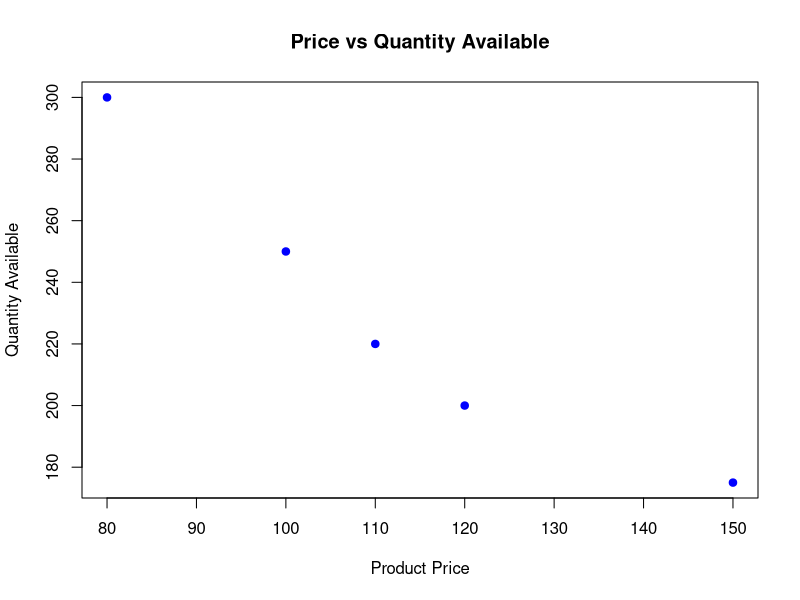

The R script that drew this image:
price <- c(100,150,80,120,110)
quantity <- c(250,175,300,200,220)

plot(price,
     quantity,
     pch = 19,
     col = "blue",
     xlab = "Product Price",
     ylab = "Quantity Available",
     main = "Price vs Quantity Available")
